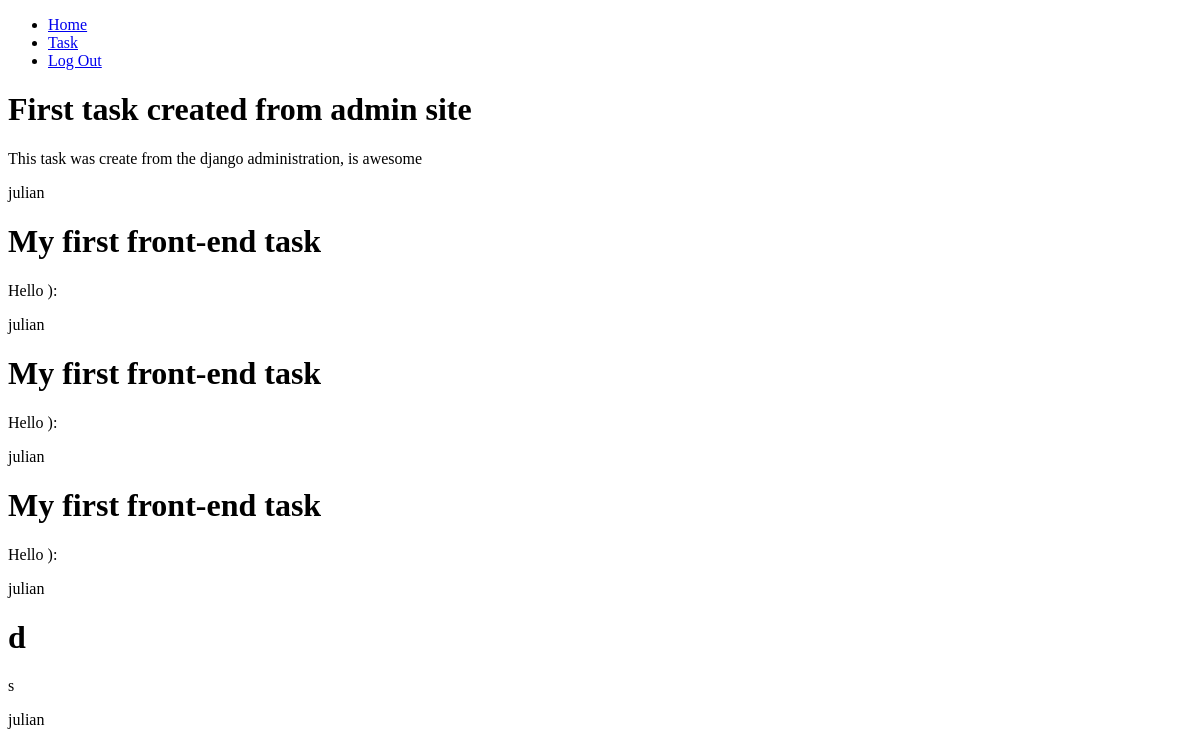
Page /task/ (signed in) on the earlier database version.
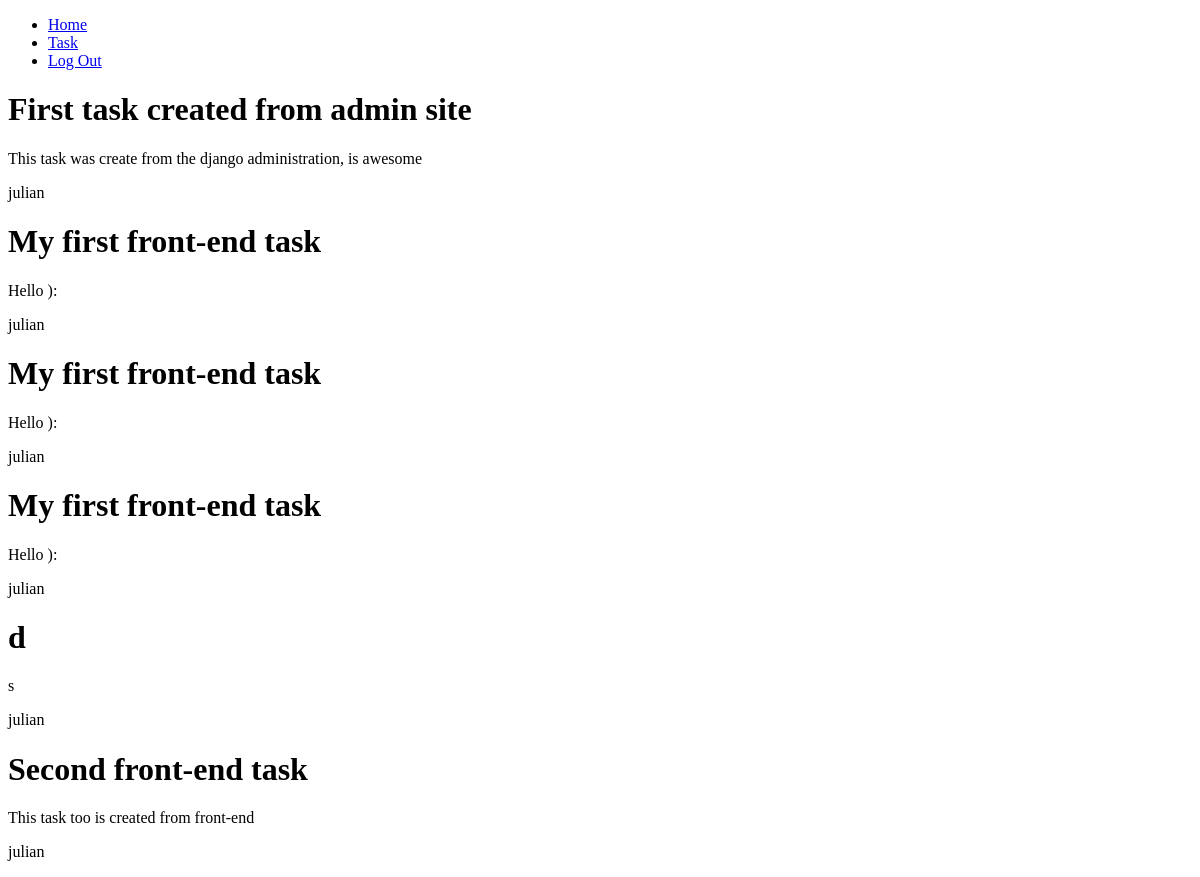
Same page on the later database version.
### taskmanager/models.py (models this page shows, shortened)
class Task(models.Model):
    title = models.CharField(max_length=200)
    description = models.TextField(blank = True)
    date_created = models.DateTimeField(auto_now_add=True)
    date_completed = models.DateTimeField(null = True)
    important = models.BooleanField(default=False)
    user = models.ForeignKey(User, on_delete=models.CASCADE)

### taskmanager/views.py (the view)
# urls.py: path('task/', views.task_view, name='task'),
def task_view (request):
    tasks = Task.objects.filter(user=request.user)
    return render (request, 'task.html', {
        'tasks': tasks
    })

### taskmanager/templates/task.html (shortened to what this page needs)
{% extends 'base.html' %}
{% block body %}
    {% for task in tasks%}
        <h1>{{task.title}}</h1>
        <p>{{task.description}}</p>
        <p>{{task.user.username}}</p>
    {% endfor %}
{% endblock %}

Differences in the rows shown:
added Task: title "Second front-end task", description "This task too is created from front-end", user.username "julian"
